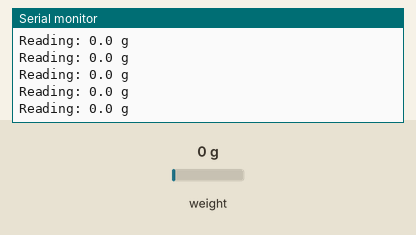
This sketch was run on a simulated Arduino Uno, built with avr-gcc and run on an emulated ATmega328P. Parts: the last lines printed to the serial monitor. The test bench sets the inputs (shaded band); at power-on: weight on the scale 0 g.

Above: at 2.2 s.
2.3 s: weight on the scale set to 100 g
At 2.32 s:
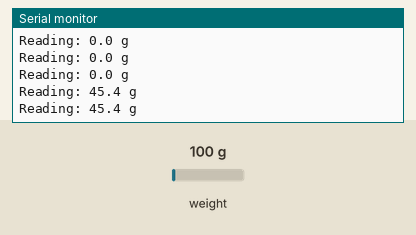
5.3 s: weight on the scale set to 1250 g
At 5.34 s:
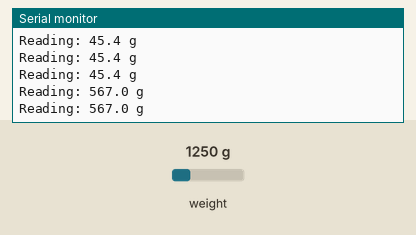
Timing chart, 0 to 8.3 s (numbered marks = the images above; inputs shaded):
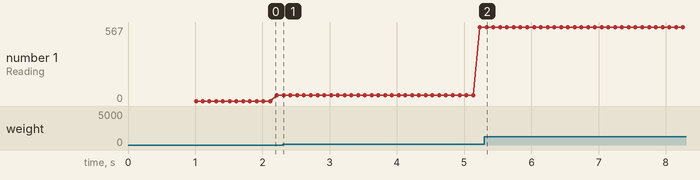

Measured:
- after the input at 2.3 s, the serial monitor: prints a new line at once (image 1)
- after the input at 5.3 s, the serial monitor: prints a new line at once (image 2)
- plotted number 1: 45.4 → 567 after the input at 2.3 s

The sketch:

Hx711_weigth-test.ino
```cpp
// (licence header left out)
#include "HX711.h"

#define calibration_factor -392000.0 //This value is obtained using the SparkFun_HX711_Calibration sketch
#define libToGr 453.592

#define DOUT  3
#define CLK  2

HX711 scale(DOUT, CLK);

void setup() {
  Serial.begin(9600);
  Serial.println("HX711 scale demo");

  scale.set_scale(calibration_factor); //This value is obtained by using the SparkFun_HX711_Calibration sketch
  scale.tare(); //Assuming there is no weight on the scale at start up, reset the scale to 0

  Serial.println("Readings:");
}

void loop() {
  Serial.print("Reading: ");
  Serial.print(scale.get_units() * libToGr, 1);
  Serial.print(" g"); //You can change this to kg but you'll need to refactor the calibration_factor
  Serial.println();
}
```
